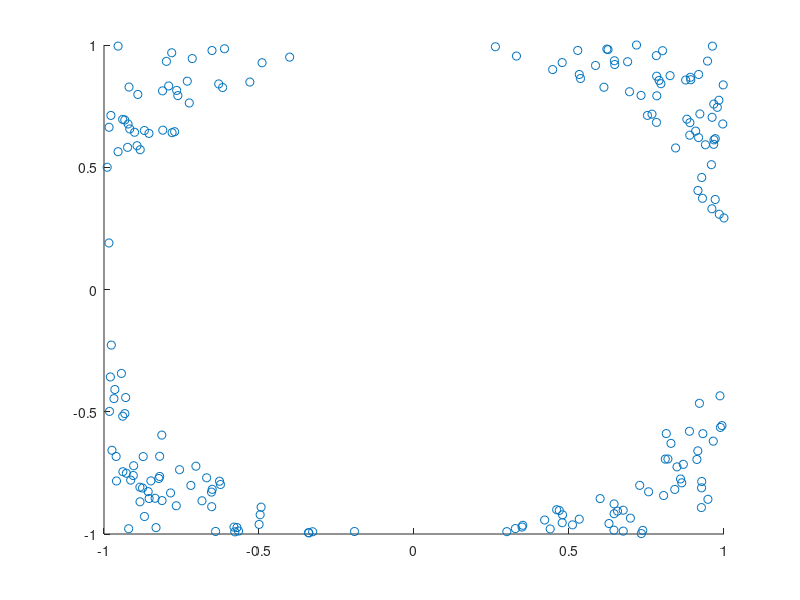
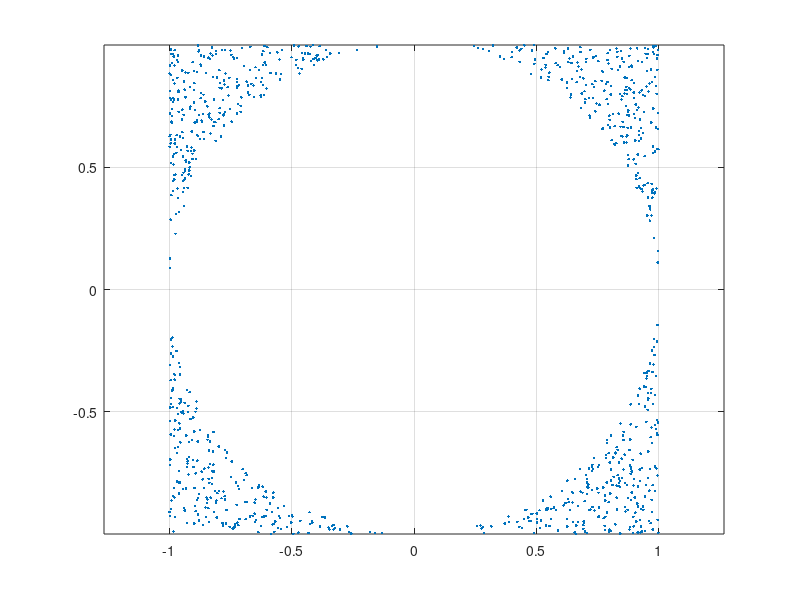
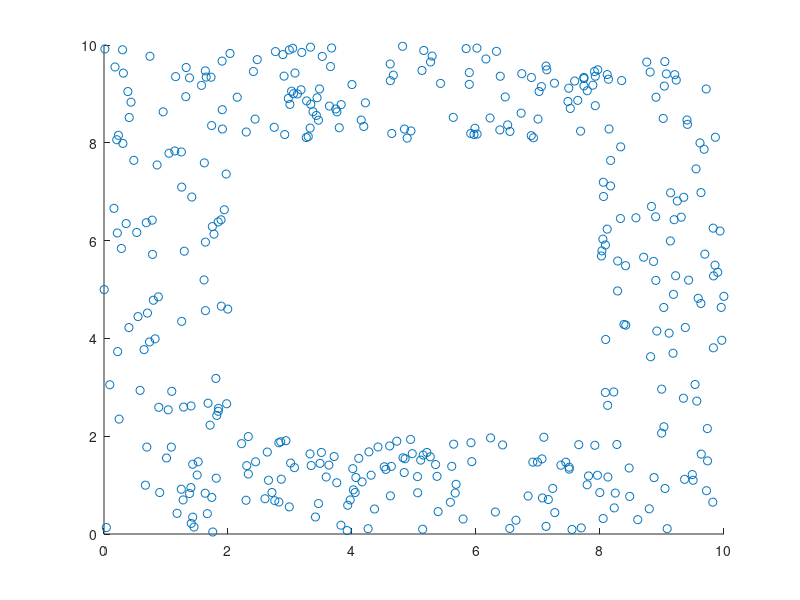

Write MATLAB code to recreate these figures, in order. (Note: this script raises an error after producing the figures.)
%%% Data: 29.02.2024
%%% Thema: Create multiple bubbles and show it in 2D
close all
clear 

bubble_seed = 42;
Nbubbles = 10; % number of bubbles
Ndims = 2; % [x y] or [x y z]
bubble_step = 0.1; % one step of bubble moving
bubble_Dist = 1; % maximum distance

% posTar = [0 40;10 20]; % [x y]
%%  a bivariate normal distribution
mu = [1 2];  %mean vector
Sigma = [1 .5; .5 2]; R = chol(Sigma); %covariance vector
z = repmat(mu,100,1) + randn(100,2)*R;
%% uniform distribution
% Generate integer values from the uniform distribution on the set 
% rng(bubble_seed);
%  constrains a, b
a=30;
b=35;
Nbubbles=10;
posTar = randi([a,b],Nbubbles,3);
% posTar(:,3) = posTar(:,3) + move_ii;
move_ii = 10;
posTar = posTar + move_ii*ones(Nbubbles, 3);
NTargets = size(posTar, 1);
bDirectSound = 0;

x = posTar(:,1);
y = posTar(:,2);
z = posTar(:,3);
figure
plot3(x,y,z, '-ok')
grid on
%% Generate N random uniformly distributed points in a specific area
N=200; %number of points
n=1;   %Iterator
x_range=[-1 1]; %Range of width
mid_point=[mean(x_range),mean(x_range)]; %Center of box
radius=1;   %Radius of circle
point_arr=zeros(N,2); %This will hold the point
while n<=N
    temp_xy = (x_range(2)-x_range(1)).*rand(1,2) + x_range(1); %Generate 2 random numbers x and y
    d = sqrt(sum((temp_xy-mid_point).^2)); %Find distance between the point generated and the middle
    if d>radius %If the distance is smaller than the radius, discard it, else accept it
        point_arr(n,:)=temp_xy;
        n=n+1;
    end
end
scatter (point_arr(:,1),point_arr(:,2))
% https://de.mathworks.com/matlabcentral/answers/460216-generate-n-random-uniformly-distributed-points-in-a-specific-area
%% with rand intervals as rectangles around???
center = [0, 0];
% x , y - set of coordinates with bubbles
nsample = 100;
x1 = 8 + 2*rand(nsample,1) ;
x2 = 2 + 6*rand(nsample,1) ;
x3 = 0 + 2*rand(nsample,1) ;
x4 = 2 + 6*rand(nsample,1) ;

y1 = 0 + 10*rand(nsample,1) ;
y3 = 0 + 10*rand(nsample,1) ;
y2 = 0 + 2*rand(nsample,1) ;
y4 = 8 + 2*rand(nsample,1) ;

figure(30)
x = [x1; x2; x3; x4];
y = [y1; y2; y3; y4];
scatter(x,y)
%% Generate N random uniformly distributed points in a square  frame
nreq = 1000;
% an extra 20% in case we reject too many.
rejectfrac = (1.5^2 - 1)/4;
oversample = 0.2;
xy = [];
nxy = 0;
center = [0, 0];
side_x = 1;side_y = 2;
side2_x = side_x*1.5; 
side2_y = side_y*1.5;
while nxy < nreq
  % assume we have a square incribed in a square. So the square has edge length of 1.5*side_in.
  nsample = ceil((1 + oversample)*(nreq - nxy)/rejectfrac);
  % this mext line uses a feature found in R2016b or later.
  % rand num in [-1, 1]*side_in
  xypoints = (rand(nsample,2)*2 - 1)*side_x + center;

  % points in the vicinity of the center square are deleted
  if xypoints(:,1) > side_x/2 + center(1) && xypoints(:,1) > center(1) - side_x/2
      if xypoints(:,2) < side_y/2 + center(2) && xypoints(:,1) > center(2) - side_y/2
      end
  end
  % delete points inside the circle.
  xypoints(sum((xypoints - center).^2,2) <= side_x^2,:) = [];
  
  % were there enough points
  xy = [xy;xypoints];
  nxy = size(xy,1);
  if nxy > nreq
    xy = xy(1:nreq,:);
  end
end
figure(10)
plot(xy(:,1),xy(:,2),'.')
axis equal
grid on
yline(0);
xline(0);

%% Initialization Steps.
clc;    % Clear the command window.
close all;  % Close all figures (except those of imtool.)
clear;  % Erase all existing variables. Or clearvars if you want.
workspace;  % Make sure the workspace panel is showing.
format long g;
format compact;
fontSize = 25;
% Get a list of trial (x,y) circle centers.
x = 100 * rand(1, 1000000);
y = 100 * rand(1, 1000000);
% Specify how many circles are desired.
numberOfCircles = 300;
minRadius = 1;
maxRadius = 5;
% Specify how close the centers may be to each other.
% Should be at least twice the max radius if they are not to touch.
minAllowableDistance = max([11, 2 * maxRadius]);
% Initialize first point.
keeperX = x(1);
keeperY = y(1);
radii = minRadius;
% Try dropping down more points.
counter = 2;
for k = 2 : length(x)
    % Get a trial point.
    thisX = x(k);
    thisY = y(k);
    % See how far is is away from existing keeper points.
    distances = sqrt((thisX-keeperX).^2 + (thisY - keeperY).^2);
    minDistance = min(distances);
    if minDistance >= minAllowableDistance
  	  % This trial location works.  Save it.
      keeperX(counter) = thisX;
      keeperY(counter) = thisY;
  	% Get a random radius.
    radii(counter) = minRadius + (maxRadius - minRadius) * rand;
    % Quit if we have enough or ran out of circles to try
    if counter >= numberOfCircles
        break;
    end
    counter = counter + 1;
    end
end
% Plot a dot at the centers
plot(keeperX, keeperY, 'b+', 'MarkerSize', 9);
circle(keeperX(:), keeperY(:), radii);
grid on;
axis equal
numCirclesPlaced = length(keeperX);
caption = sprintf('Could place %d circles', numCirclesPlaced);
title(caption, 'fontSize', fontSize)
g = gcf;
g.WindowState = 'maximized'

function h = circle(x,y,r)
d = r*2;
px = x-r;
py = y-r;
h = rectangle('Position',[px py d d],'Curvature',[1,1]);
daspect([1,1,1])
end
